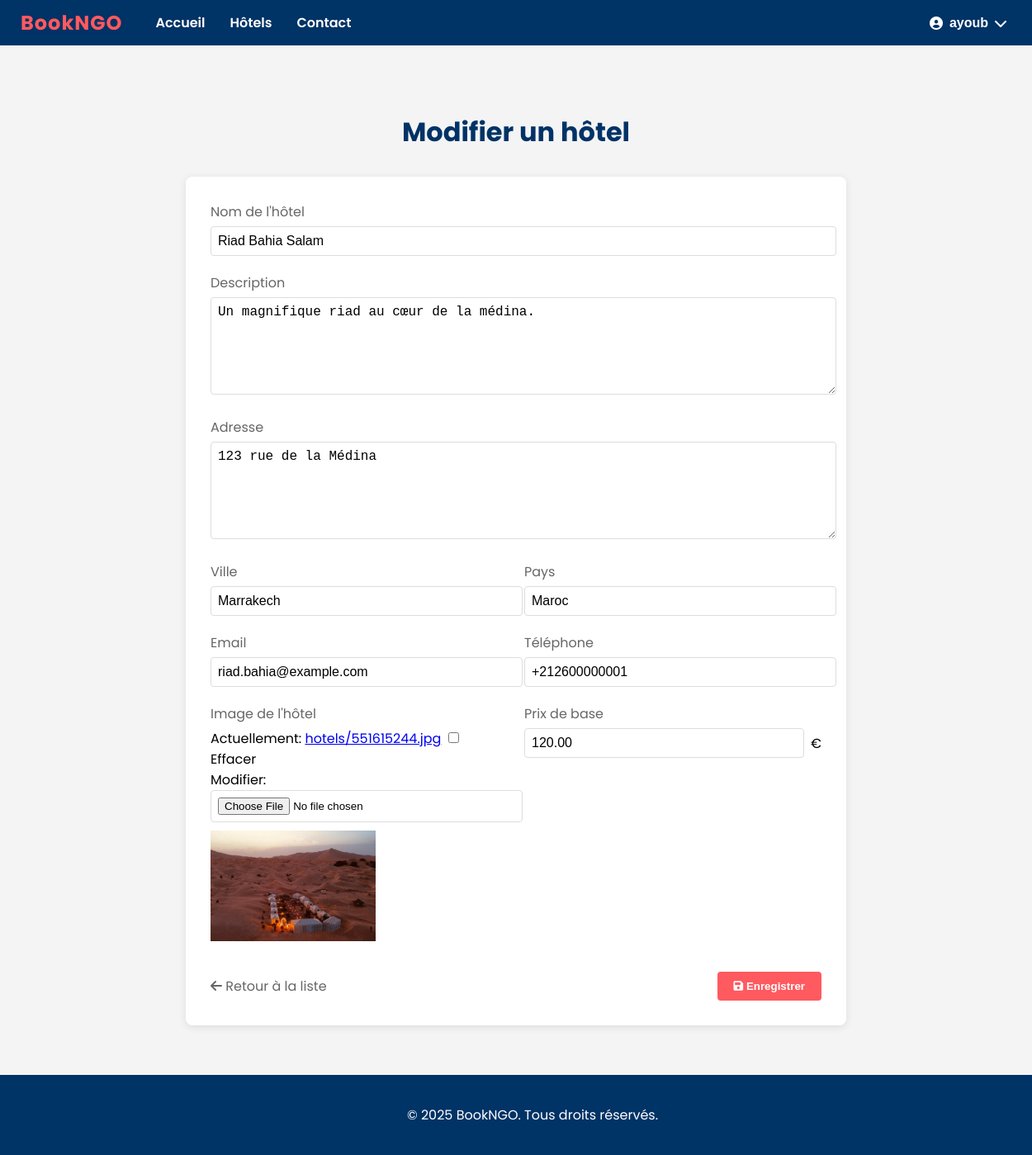
/hotels/4/update/ (signed in), run on the app's committed database.
### users_app/models.py (models this page shows, shortened)
class User(AbstractUser):
    CLIENT = 1
    HOTELIER = 2
    ADMIN = 3
    ROLE_CHOICES = (
        (CLIENT, 'Client'),
        (HOTELIER, 'Hotelier'),
        (ADMIN, 'Admin'),
    )
    role = models.PositiveSmallIntegerField(choices=ROLE_CHOICES, default=CLIENT)
    phone = models.CharField(max_length=20, blank=True)
    address = models.TextField(blank=True)

### hotel_app/models.py (models this page shows, shortened)
class Hotel(models.Model):
    owner = models.ForeignKey(User, on_delete=models.CASCADE, related_name='hotels')
    name = models.CharField(max_length=255)
    description = models.TextField()
    address = models.TextField()
    city = models.CharField(max_length=100)
    country = models.CharField(max_length=100)
    email = models.EmailField()
    phone = models.CharField(max_length=20)
    image = models.ImageField(upload_to='hotels/', null=True, blank=True)
    base_price = models.DecimalField(max_digits=10, decimal_places=2, default=0)

### hotel_app/views.py (the view)
# urls.py: path('hotels/<int:pk>/update/', hotel_update, name='hotel-update'),
@login_required
def hotel_update(request, pk):
    hotel = get_object_or_404(Hotel, pk=pk)
    if not (request.user.is_superuser or hotel.owner == request.user):
        messages.error(request, "Vous n'avez pas la permission de modifier cet hôtel.")
        return redirect('hotel-list')
    if request.method == 'POST':
        form = HotelForm(request.POST, request.FILES, instance=hotel)
        if form.is_valid():
            form.save()
            messages.success(request, "L'hôtel a été modifié avec succès.")
            return redirect('hotel-list')
    else:
        form = HotelForm(instance=hotel)
    return render(request, 'hotel_app/hotel_form.html', {
        'form': form,
        'hotel': hotel,
        'is_update': True
    })

### hotel_app/forms.py
class HotelForm(forms.ModelForm):
    class Meta:
        model = Hotel
        fields = ['name', 'description', 'address', 'city', 'country', 'email', 'phone', 'image', 'base_price']
        widgets = {
            'description': forms.Textarea(attrs={'rows': 4}),
            'address': forms.Textarea(attrs={'rows': 3}),
            'base_price': forms.NumberInput(attrs={'min': '0', 'step': '0.01'}),
        }

### templates/hotel_app/hotel_form.html (shortened to what this page needs)
{% extends "base.html" %}
{% block content %}
<div class="form-container" style="max-width: 800px; margin: 40px auto; padding: 20px;">
    <h1 style="color: #003366; margin-bottom: 30px; text-align: center;">{% if form.instance.pk %}Modifier{% else %}Ajouter{% endif %} un hôtel</h1>
    <form method="POST" enctype="multipart/form-data" style="background: white; padding: 30px; border-radius: 8px; box-shadow: 0 2px 10px rgba(0,0,0,0.1);">
        <div class="form-group" style="margin-bottom: 20px;">
            <label for="{{ form.name.id_for_label }}" style="display: block; margin-bottom: 5px; color: #666;">Nom de l'hôtel</label>
            {{ form.name }}
        </div>
        <div class="form-group" style="margin-bottom: 20px;">
            <label for="{{ form.description.id_for_label }}" style="display: block; margin-bottom: 5px; color: #666;">Description</label>
            {{ form.description }}
        </div>
        <div class="form-group" style="margin-bottom: 20px;">
            <label for="{{ form.address.id_for_label }}" style="display: block; margin-bottom: 5px; color: #666;">Adresse</label>
            {{ form.address }}
        </div>
        <div class="form-row" style="display: grid; grid-template-columns: 1fr 1fr; gap: 20px; margin-bottom: 20px;">
            <div class="form-group">
                <label for="{{ form.city.id_for_label }}" style="display: block; margin-bottom: 5px; color: #666;">Ville</label>
                {{ form.city }}
            </div>
            <div class="form-group">
                <label for="{{ form.country.id_for_label }}" style="display: block; margin-bottom: 5px; color: #666;">Pays</label>
                {{ form.country }}
            </div>
        </div>
        <div class="form-row" style="display: grid; grid-template-columns: 1fr 1fr; gap: 20px; margin-bottom: 20px;">
            <div class="form-group">
                <label for="{{ form.email.id_for_label }}" style="display: block; margin-bottom: 5px; color: #666;">Email</label>
                {{ form.email }}
            </div>
            <div class="form-group">
                <label for="{{ form.phone.id_for_label }}" style="display: block; margin-bottom: 5px; color: #666;">Téléphone</label>
                {{ form.phone }}
            </div>
        </div>
        <div class="form-row" style="display: grid; grid-template-columns: 1fr 1fr; gap: 20px; margin-bottom: 20px;">
            <div class="form-group">
                <label for="{{ form.image.id_for_label }}" style="display: block; margin-bottom: 5px; color: #666;">Image de l'hôtel</label>
                {{ form.image }}
                {% if form.instance.image %}
                <img src="{{ form.instance.image.url }}" alt="Image actuelle" style="max-width: 200px; margin-top: 10px;">
                {% endif %}
            </div>
            <div class="form-group">
                <label for="{{ form.base_price.id_for_label }}" style="display: block; margin-bottom: 5px; color: #666;">Prix de base</label>
                <div style="display: flex; align-items: center;">
                    {{ form.base_price }}
                    <span style="margin-left: 8px;">€</span>
                </div>
            </div>
        </div>
        <div class="form-actions" style="display: flex; justify-content: space-between; align-items: center; margin-top: 30px;">
            <a href="{% url 'hotel-list' %}" style="color: #666; text-decoration: none;">
                <i class="fas fa-arrow-left"></i> Retour à la liste
            </a>
            <button type="submit" style="background-color: #ff5a5f; color: white; padding: 10px 20px; border: none; border-radius: 4px; cursor: pointer; font-weight: 600;">
                <i class="fas fa-save"></i> {% if form.instance.pk %}Enregistrer{% else %}Créer l'hôtel{% endif %}
            </button>
        </div>
    </form>
</div>
{% endblock %}

### templates/base.html (shortened to what this page needs)
<!DOCTYPE html>
<html lang="fr">
<head>
    <link rel="stylesheet" href="https://cdnjs.cloudflare.com/ajax/libs/font-awesome/6.0.0-beta3/css/all.min.css">
</head>
<body>
    <header>
        <nav>
            <div class="nav-links">
                <span class="logo-bookngo">BookNGO</span>
                <a href="/">Accueil</a>
                <a href="{% url 'hotel-list' %}">Hôtels</a>
                <a href="/contact/">Contact</a>
            </div>
            <div class="auth-buttons">
                {% if user.is_authenticated %}
                <div class="user-menu">
                    <button class="user-menu-btn">
                        <i class="fas fa-user-circle"></i>
                        {{ user.username }}
                        <i class="fas fa-chevron-down"></i>
                    </button>
                </div>
                {% endif %}
            </div>
        </nav>
    </header>
    <main class="container">
        {% block content %}{% endblock %}
    </main>
    <footer>
        <p>&copy; 2025 BookNGO. Tous droits réservés.</p>
    </footer>
</body>
</html>

### templates/base.html (style rules this page uses)
body { font-family: 'Poppins', sans-serif; margin: 0; padding: 0; background-color: #f4f4f4; }
header { background-color: #003366; color: #fff; padding: 10px 20px; }
nav { max-width: 1200px; margin: 0 auto; display: flex; justify-content: space-between; align-items: center; }
.nav-links { display: flex; align-items: center; }
nav a { color: #fff; text-decoration: none; margin: 0 15px; font-weight: 600; font-size: 16px; }
.auth-buttons { display: flex; align-items: center; gap: 10px; }
.user-menu { position: relative; display: inline-block; }
.user-menu-btn { background: none; border: none; color: white; cursor: pointer; display: flex; align-items: center; gap: 8px; font-size: 16px; font-weight: 600; }
.container { width: 100%; max-width: 1200px; margin: 20px auto; padding: 0 20px; }
footer { background-color: #003366; color: #fff; text-align: center; padding: 20px; position: relative; bottom: 0; width: 100%; }
.logo-bookngo { font-size: 1.5em; font-weight: 700; color: #ff5a5f; margin-right: 25px; letter-spacing: 1px; font-family: 'Poppins', sans-serif; text-shadow: 0 2px 8px rgba(0,0,0,0.04); }

### templates/hotel_app/hotel_form.html (style rules this page uses)
input[type="text"], input[type="email"], input[type="tel"], input[type="number"], textarea { width: 100%; padding: 8px; border: 1px solid #ddd; border-radius: 4px; font-size: 16px; }
textarea { min-height: 100px; }
input[type="file"] { width: 100%; padding: 8px; border: 1px solid #ddd; border-radius: 4px; background-color: white; }

### data on the page
User: username "ayoub"
Hotel: name "Riad Bahia Salam", description "Un magnifique riad au cœur de la médina.", address "123 rue de la Médina", city "Marrakech", country "Maroc", email "riad.bahia@example.com", phone "+212600000001", instance.image (picture), base_price "120.00"
